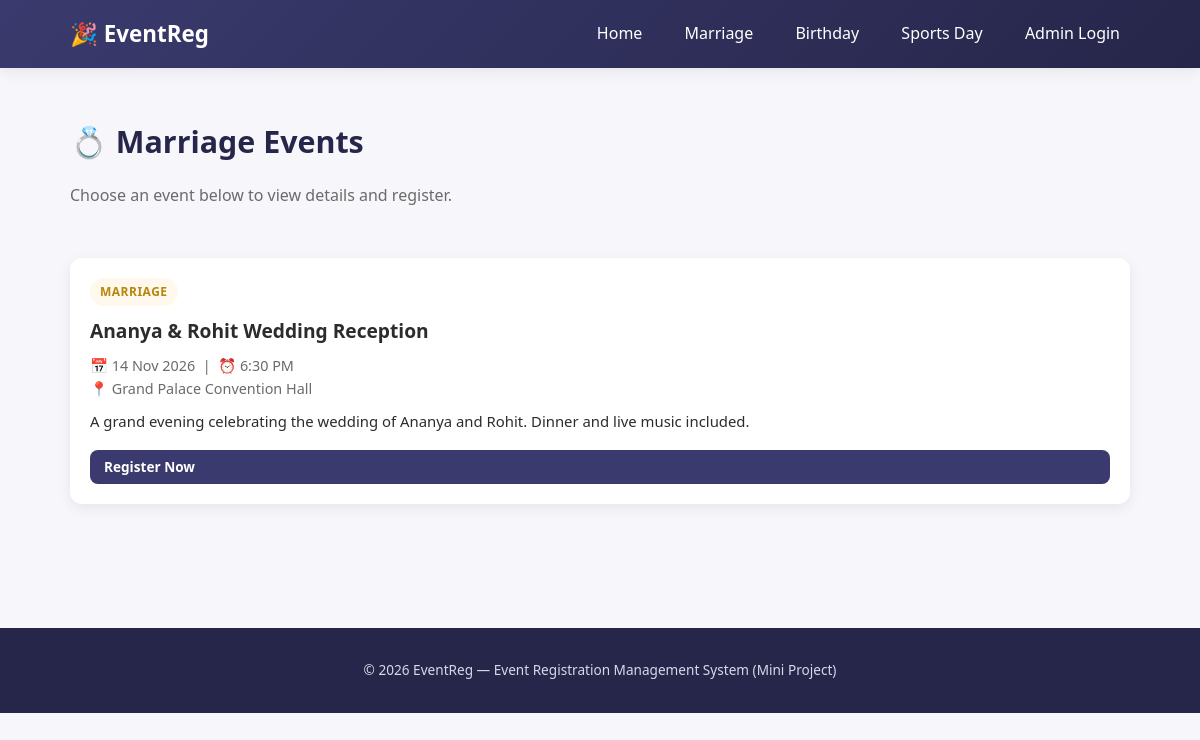
Screenshot of /events.php with the database file from the repository.
### tables this page shows
CREATE TABLE IF NOT EXISTS events (
    event_id INT AUTO_INCREMENT PRIMARY KEY,
    event_name VARCHAR(150) NOT NULL,
    event_type ENUM('Marriage','Birthday','Sportsday') NOT NULL,
    event_date DATE NOT NULL,
    event_time TIME DEFAULT NULL,
    venue VARCHAR(200) NOT NULL,
    description TEXT,
    max_participants INT DEFAULT 100,
    created_at TIMESTAMP DEFAULT CURRENT_TIMESTAMP
);

### events.php (the view, shortened to what this page needs)
<?php
require_once 'includes/db_connect.php';
$allowedTypes = ['Marriage', 'Birthday', 'Sportsday'];
$type = isset($_GET['type']) && in_array($_GET['type'], $allowedTypes) ? $_GET['type'] : 'Marriage';
require_once 'includes/header.php';
$stmt = mysqli_prepare($conn, "SELECT * FROM events WHERE event_type = ? AND event_date >= CURDATE() ORDER BY event_date ASC");
mysqli_stmt_bind_param($stmt, "s", $type);
mysqli_stmt_execute($stmt);
$result = mysqli_stmt_get_result($stmt);
$icons = ['Marriage' => '💍', 'Birthday' => '🎂', 'Sportsday' => '🏆'];
$labels = ['Marriage' => 'Marriage', 'Birthday' => 'Birthday', 'Sportsday' => 'Sports Day'];
?>
<div class="section-header">
    <div>
        <h1 class="page-title"><?php echo $icons[$type]; ?> <?php echo $labels[$type]; ?> Events</h1>
        <p class="page-subtitle">Choose an event below to view details and register.</p>
    </div>
</div>
<?php if (mysqli_num_rows($result) === 0): ?>
    <div class="empty-state">
        <p>No upcoming <?php echo strtolower($labels[$type]); ?> events at the moment. Please check back later.</p>
    </div>
<?php else: ?>
    <div class="event-grid">
        <?php while ($event = mysqli_fetch_assoc($result)): ?>
            <div class="event-card">
                <div class="body">
                    <span class="tag <?php echo strtolower($type); ?>"><?php echo $labels[$type]; ?></span>
                    <h3><?php echo htmlspecialchars($event['event_name']); ?></h3>
                    <div class="meta">
                        📅 <?php echo date("d M Y", strtotime($event['event_date'])); ?>
                        <?php if ($event['event_time']): ?>
                            &nbsp;|&nbsp; ⏰ <?php echo date("g:i A", strtotime($event['event_time'])); ?>
                        <?php endif; ?>
                        <br>📍 <?php echo htmlspecialchars($event['venue']); ?>
                    </div>
                    <div class="desc"><?php echo nl2br(htmlspecialchars($event['description'])); ?></div>
                    <a class="btn small" href="register.php?event_id=<?php echo $event['event_id']; ?>">Register Now</a>
                </div>
            </div>
        <?php endwhile; ?>
    </div>
<?php endif; ?>
<?php require_once 'includes/footer.php'; ?>

### style.css (style rules this page uses)
:root { --marriage-color: #b8860b; --marriage-bg: #fff8ec; --birthday-color: #d6336c; --birthday-bg: #fff0f5; --sportsday-color: #1e7d32; --sportsday-bg: #eefaf0; --primary: #3a3a6e; --primary-dark: #26264a; --text: #2c2c2c; --muted: #6b6b6b; --border: #e2e2e8; --card-bg: #ffffff; --page-bg: #f6f6fb; --radius: 12px; --shadow: 0 4px 14px rgba(0,0,0,0.07); }
* { box-sizing: border-box; }
body { margin: 0; font-family: 'Segoe UI', Tahoma, Geneva, Verdana, sans-serif; background: var(--page-bg); color: var(--text); line-height: 1.6; }
a { color: inherit; text-decoration: none; }
.btn { display: inline-block; padding: 10px 22px; border-radius: 8px; background: var(--primary); color: #fff !important; font-weight: 600; border: none; cursor: pointer; font-size: 0.95rem; transition: opacity 0.2s; }
.btn.small { padding: 6px 14px; font-size: 0.85rem; }
.page-title { font-size: 1.9rem; margin-bottom: 6px; color: var(--primary-dark); }
.page-subtitle { color: var(--muted); margin-bottom: 30px; }
.event-grid { display: grid; grid-template-columns: repeat(auto-fit, minmax(280px, 1fr)); gap: 22px; }
.event-card { background: var(--card-bg); border-radius: var(--radius); box-shadow: var(--shadow); overflow: hidden; display: flex; flex-direction: column; }
.event-card .tag { display: inline-block; font-size: 0.75rem; font-weight: 700; text-transform: uppercase; letter-spacing: 0.5px; padding: 4px 10px; border-radius: 20px; margin-bottom: 10px; width: fit-content; }
.tag.marriage { background: var(--marriage-bg); color: var(--marriage-color); }
.event-card .body { padding: 20px; flex: 1; display: flex; flex-direction: column; }
.event-card h3 { margin: 0 0 8px; font-size: 1.2rem; }
.event-card .meta { color: var(--muted); font-size: 0.9rem; margin-bottom: 10px; }
.event-card .desc { flex: 1; color: var(--text); font-size: 0.93rem; margin-bottom: 16px; }
.section-header { display: flex; justify-content: space-between; align-items: center; flex-wrap: wrap; gap: 12px; margin-bottom: 20px; }

### rows the page displays
events: event_name "Ananya & Rohit Wedding Reception", event_date "14 Nov 2026", event_time "6:30 PM", venue "Grand Palace Convention Hall", description "A grand evening celebrating the wedding of Ananya and Rohit. Dinner and live music included."

### other values shown
$icons[$type] "💍"
$labels[$type] "Marriage"
